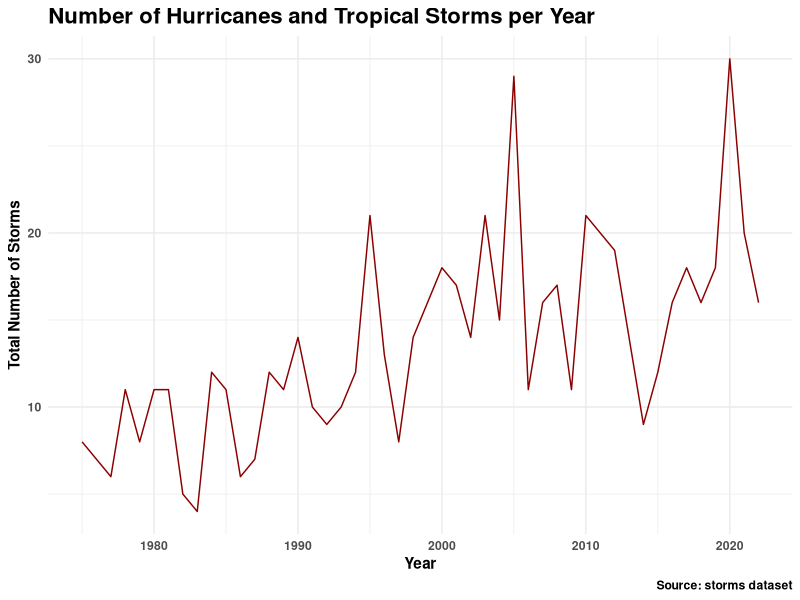

Source code (R): (Note: this script raises an error after producing the figure.)
## ---- chunk 1
#| message: false
library(tidyverse)

storms %>% 
  group_by(year) %>% 
  summarize(storms = unique(name)) %>% 
  summarize(canes = n()) %>% 
  ggplot(aes(year, canes))+
  geom_line(color = "darkred")+
  theme_minimal()+
  labs(
    title = "Number of Hurricanes and Tropical Storms per Year",
    x = "Year",
    y = "Total Number of Storms",
    caption = "Source: storms dataset"
  )+
  theme(
    text = element_text(face = "bold"),
    plot.title = element_text(size = 16)
  )
## ---- chunk 2
#| message: false

storms %>% 
  group_by(year,name) %>% 
  summarize(cat = max(category)) %>% 
  ungroup %>% 
  group_by(year, cat) %>% 
  summarize(n = n()) %>% 
  ggplot(aes(year, n, fill = cat))+
  geom_col(position = "fill")+
  scale_fill_viridis_d(guide = "none")+
  theme_void()+
  labs(
    title = "data that is sad, but made pretty"
  )
